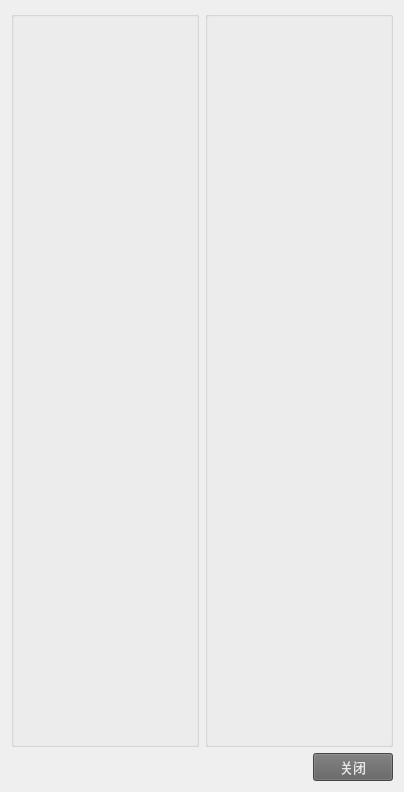
            <widget class="QWidget" name="scrollAreaWidgetContents_4">
             <property name="geometry">
              <rect>
               <x>0</x>
               <y>0</y>
               <width>404</width>
               <height>792</height>
              </rect>
             </property>
             <layout class="QVBoxLayout" name="verticalLayout_7" stretch="20,1">
              <item>
               <layout class="QHBoxLayout" name="horizontalLayout_23">
                <item>
                 <widget class="QGroupBox" name="groupBox_3">
                  <property name="font">
                   <font>
                    <pointsize>10</pointsize>
                   </font>
                  </property>
                  <property name="styleSheet">
                   <string notr="true">color: rgb(232, 232, 232);</string>
                  </property>
                  <property name="title">
                   <string/>
                  </property>
                  <layout class="QHBoxLayout" name="horizontalLayout_24">
                   <item>
                    <widget class="QLabel" name="label_child">
                     <property name="minimumSize">
                      <size>
                       <width>0</width>
                       <height>680</height>
                      </size>
                     </property>
                     <property name="maximumSize">
                      <size>
                       <width>16777215</width>
                       <height>680</height>
                      </size>
                     </property>
                     <property name="text">
                      <string/>
                     </property>
                    </widget>
                   </item>
                  </layout>
                 </widget>
                </item>
                <item>
                 <widget class="QGroupBox" name="groupBox_4">
                  <property name="font">
                   <font>
                    <pointsize>10</pointsize>
                   </font>
                  </property>
                  <property name="styleSheet">
                   <string notr="true">color: rgb(232, 232, 232);</string>
                  </property>
                  <property name="title">
                   <string/>
                  </property>
                  <layout class="QHBoxLayout" name="horizontalLayout_25">
                   <item>
                    <widget class="QLabel" name="file_content">
                     <property name="maximumSize">
                      <size>
                       <width>16777215</width>
                       <height>680</height>
                      </size>
                     </property>
                     <property name="text">
                      <string/>
                     </property>
                    </widget>
                   </item>
                  </layout>
                 </widget>
                </item>
               </layout>
              </item>
              <item>
               <layout class="QHBoxLayout" name="horizontalLayout_18">
                <item>
                 <spacer name="horizontalSpacer_3">
                  <property name="orientation">
                   <enum>Qt::Horizontal</enum>
                  </property>
                  <property name="sizeHint" stdset="0">
                   <size>
                    <width>40</width>
                    <height>20</height>
                   </size>
                  </property>
                 </spacer>
                </item>
                <item>
                 <widget class="QPushButton" name="pushButton_2">
                  <property name="font">
                   <font>
                    <pointsize>10</pointsize>
                   </font>
                  </property>
                  <property name="styleSheet">
                   <string notr="true">color: rgb(232, 232, 232);
background-color: rgb(97, 97, 97)</string>
                  </property>
                  <property name="text">
                   <string>关闭</string>
                  </property>
                  <property name="icon">
                   <iconset resource="image/image.qrc">
                    <normaloff>:/gmm/icons-shadowless-24/cross.png</normaloff>:/gmm/icons-shadowless-24/cross.png</iconset>
                  </property>
                 </widget>
                </item>
               </layout>
              </item>
             </layout>
            </widget>
